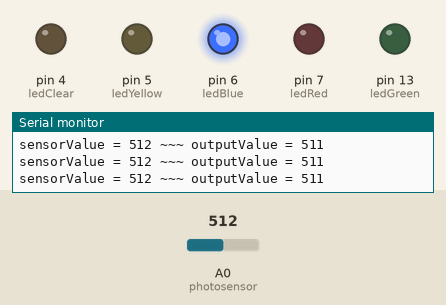
The sketch below on a simulated Arduino Uno, built with avr-gcc and run on an emulated ATmega328P. Parts: output pins drawn as LEDs (lit = HIGH), the last lines printed to the serial monitor. The inputs (shaded band) are chosen by the test bench; at power-on: A0 (photosensor) = 512.

Above: at 1.2 s.
1.3 s: A0 (photosensor) set to 441
4.3 s: A0 (photosensor) set to 413
At 5.5 s:
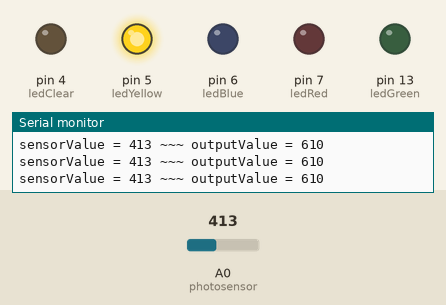
5.8 s: A0 (photosensor) set to 332
8.8 s: A0 (photosensor) set to 313
At 9.4 s:
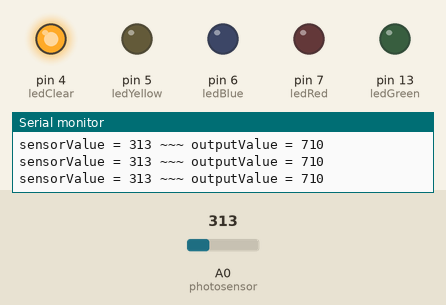
10.3 s: A0 (photosensor) set to 1023
At 11.4 s:
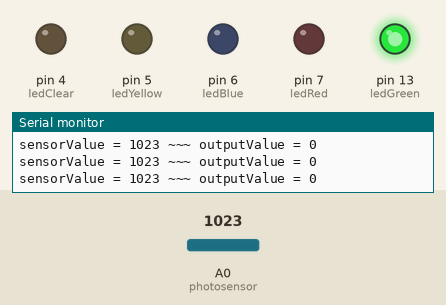
11.8 s: A0 (photosensor) set to 731
13.3 s: A0 (photosensor) set to 708
At 13.7 s:
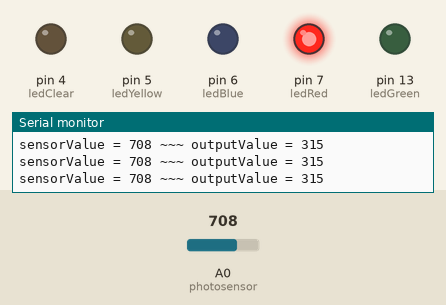
Timing chart, 0 to 15.8 s (numbered marks = the images above; inputs shaded):
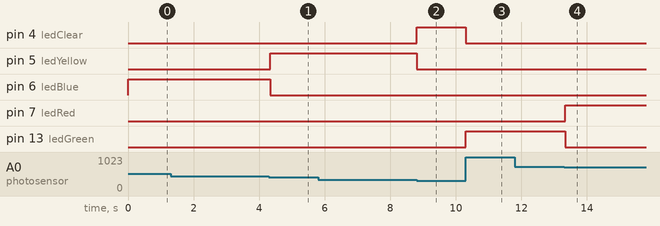

The sketch:

led-photosensor-5-led-disco.ino
```cpp
// asign inputs-outputs to pins - stay constant
const int ledGreen = 13;
const int ledRed = 7;
const int ledBlue = 6;
const int ledYellow = 5;
const int ledClear = 4;
const int photosensor = A0;

// variables that will change throughout the loop
int sensorValue = 0;
int outputValue = 0;

// initial setup
void setup() {
  pinMode(ledGreen, OUTPUT);
  pinMode(ledRed, OUTPUT);
  pinMode(ledBlue, OUTPUT);
  pinMode(ledYellow, OUTPUT);
  pinMode(ledClear, OUTPUT);
  pinMode(photosensor, INPUT);
  Serial.begin(9600);
}

void loop() {

  // read the potenciometer value
  sensorValue = analogRead(photosensor);

  // get photosensor range and remap it to LED range
  outputValue = map(sensorValue, 0, 1023, 1023, 0);


  //  turn on LEDs based on the light coming to the photosesor

  if (outputValue < 300) {
    greenOn();
  } else if (outputValue > 300 && outputValue < 500) {
    redOn();
  } else if (outputValue > 500 && outputValue < 600) {
    blueOn();
  } else if (outputValue > 600 && outputValue < 700) {
    yellowOn();
  } else if (outputValue > 700) {
     clearOn();
  }


  // print the values to Serial for debugging
  Serial.print("sensorValue = ");
  Serial.print(sensorValue);
  Serial.print(" ~~~ ");
  Serial.print("outputValue = ");
  Serial.println(outputValue);

  delay(10);

}


// functions for turning individuals leds on (and the rest off)

void greenOn() {
  analogWrite(ledGreen, 255);
  analogWrite(ledRed, 0);
  analogWrite(ledBlue, 0);
  analogWrite(ledYellow, 0);
  analogWrite(ledClear, 0);
}

void redOn() {
  analogWrite(ledGreen, 0);
  analogWrite(ledRed, 255);
  analogWrite(ledBlue, 0);
  analogWrite(ledYellow, 0);
  analogWrite(ledClear, 0);
}

void blueOn() {
  analogWrite(ledGreen, 0);
  analogWrite(ledRed, 0);
  analogWrite(ledBlue, 255);
  analogWrite(ledYellow, 0);
  analogWrite(ledClear, 0);
}

void yellowOn() {
  analogWrite(ledGreen, 0);
  analogWrite(ledRed, 0);
  analogWrite(ledBlue, 0);
  analogWrite(ledYellow, 255);
  analogWrite(ledClear, 0);
}

void clearOn() {
  analogWrite(ledGreen, 0);
  analogWrite(ledRed, 0);
  analogWrite(ledBlue, 0);
  analogWrite(ledYellow, 0);
  analogWrite(ledClear, 255);
}
```

Measured:
- the behaviour switches between 423 and 422 on A0 (photosensor) (found by bisection; images 0 and 1)
- the behaviour switches between 323 and 322 on A0 (photosensor) (found by bisection; images 1 and 2)
- the behaviour switches between 723 and 722 on A0 (photosensor) (found by bisection; images 3 and 4)
- after the input at 4.3 s, pin 5 (ledYellow): LOW → HIGH at once; pin 6 (ledBlue): HIGH → LOW at once
- after the input at 8.8 s, pin 4 (ledClear): LOW → HIGH at once; pin 5 (ledYellow): HIGH → LOW at once
- after the input at 10.3 s, pin 4 (ledClear): HIGH → LOW at once; pin 13 (ledGreen): LOW → HIGH at once
- after the input at 13.3 s, pin 7 (ledRed): LOW → HIGH at once; pin 13 (ledGreen): HIGH → LOW at once
